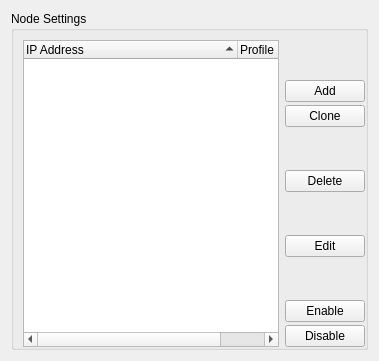
        <widget class="QWidget" name="nodesPage">
         <layout class="QHBoxLayout" name="nodesHBox">
          <item>
           <widget class="QGroupBox" name="nodesGroupBox">
            <property name="title">
             <string>Node Settings</string>
            </property>
            <property name="flat">
             <bool>true</bool>
            </property>
            <layout class="QHBoxLayout" name="nodesGroupHBox">
             <property name="rightMargin">
              <number>0</number>
             </property>
             <property name="bottomMargin">
              <number>0</number>
             </property>
             <item>
              <widget class="QTreeWidget" name="nodeTreeWidget">
               <property name="verticalScrollBarPolicy">
                <enum>Qt::ScrollBarAsNeeded</enum>
               </property>
               <property name="autoScroll">
                <bool>false</bool>
               </property>
               <property name="textElideMode">
                <enum>Qt::ElideRight</enum>
               </property>
               <property name="verticalScrollMode">
                <enum>QAbstractItemView::ScrollPerPixel</enum>
               </property>
               <property name="horizontalScrollMode">
                <enum>QAbstractItemView::ScrollPerPixel</enum>
               </property>
               <property name="indentation">
                <number>20</number>
               </property>
               <property name="uniformRowHeights">
                <bool>false</bool>
               </property>
               <property name="sortingEnabled">
                <bool>true</bool>
               </property>
               <attribute name="headerDefaultSectionSize">
                <number>214</number>
               </attribute>
               <attribute name="headerDefaultSectionSize">
                <number>214</number>
               </attribute>
               <column>
                <property name="text">
                 <string>IP Address</string>
                </property>
               </column>
               <column>
                <property name="text">
                 <string>Profile</string>
                </property>
               </column>
              </widget>
             </item>
             <item>
              <layout class="QVBoxLayout" name="nodesButtonBox">
               <property name="spacing">
                <number>3</number>
               </property>
               <item>
                <spacer name="nodeButtonVSpacer">
                 <property name="orientation">
                  <enum>Qt::Vertical</enum>
                 </property>
                 <property name="sizeHint" stdset="0">
                  <size>
                   <width>20</width>
                   <height>40</height>
                  </size>
                 </property>
                </spacer>
               </item>
               <item>
                <widget class="QPushButton" name="nodeAddButton">
                 <property name="text">
                  <string>Add</string>
                 </property>
                </widget>
               </item>
               <item>
                <widget class="QPushButton" name="nodeCloneButton">
                 <property name="text">
                  <string>Clone</string>
                 </property>
                </widget>
               </item>
               <item>
                <spacer name="nodeButtonVSpacer_2">
                 <property name="orientation">
                  <enum>Qt::Vertical</enum>
                 </property>
                 <property name="sizeHint" stdset="0">
                  <size>
                   <width>20</width>
                   <height>40</height>
                  </size>
                 </property>
                </spacer>
               </item>
               <item>
                <widget class="QPushButton" name="nodeDeleteButton">
                 <property name="text">
                  <string>Delete</string>
                 </property>
                </widget>
               </item>
               <item>
                <spacer name="nodeButtonVSpacer_4">
                 <property name="orientation">
                  <enum>Qt::Vertical</enum>
                 </property>
                 <property name="sizeHint" stdset="0">
                  <size>
                   <width>20</width>
                   <height>40</height>
                  </size>
                 </property>
                </spacer>
               </item>
               <item>
                <widget class="QPushButton" name="nodeEditButton">
                 <property name="text">
                  <string>Edit</string>
                 </property>
                </widget>
               </item>
               <item>
                <spacer name="nodeButtonVSpacer_3">
                 <property name="orientation">
                  <enum>Qt::Vertical</enum>
                 </property>
                 <property name="sizeHint" stdset="0">
                  <size>
                   <width>20</width>
                   <height>40</height>
                  </size>
                 </property>
                </spacer>
               </item>
               <item>
                <widget class="QPushButton" name="nodeEnableButton">
                 <property name="text">
                  <string>Enable</string>
                 </property>
                </widget>
               </item>
               <item>
                <widget class="QPushButton" name="nodeDisableButton">
                 <property name="text">
                  <string>Disable</string>
                 </property>
                </widget>
               </item>
              </layout>
             </item>
            </layout>
           </widget>
          </item>
         </layout>
        </widget>
